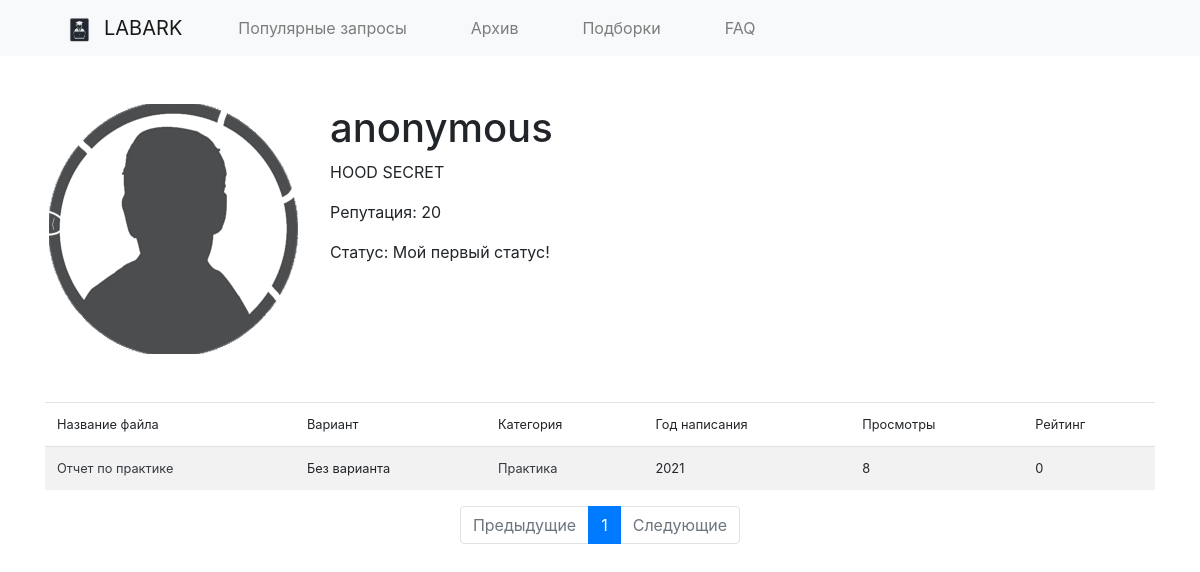
Page /user/8 on the committed database.
### LabArkApp/models.py (models this page shows, shortened)
class Profile(models.Model):
    user = models.OneToOneField(User, on_delete=models.CASCADE)
    reputation = models.IntegerField(default=0)
    uploads = models.IntegerField(default=0)
    userpic = models.ImageField(upload_to="userpics", default="default.png")
    status = models.TextField(max_length=100, default="Мой первый статус!")

class Lab(models.Model):
    name = models.CharField(max_length=50, blank=False)
    course = models.IntegerField()
    variant = models.CharField(default="Без варианта", max_length=20)
    year = models.IntegerField(default=datetime.now().year)
    category = models.ForeignKey(Category, on_delete=models.CASCADE)
    author = models.ForeignKey(User, on_delete=models.CASCADE)
    views = models.IntegerField(default=0)
    upload_time = models.DateTimeField(auto_now_add=True)
    file = models.FileField(upload_to="files")
    rating = models.IntegerField(default=0)
    class Meta:
        ordering = ["-id"]

class Category(models.Model):
    name = models.CharField(max_length=50, blank=False, unique=True)
    downloads = models.IntegerField(default=0)
    def __str__(self):
        return f"{self.name}"

### LabArkApp/views.py (the view)
# urls.py: re_path(r'^user/(?P<pk>\d+?)', LA.get_profile, name="profile_view"),
def get_profile(request, pk):
    user = get_object_or_404(User, id=pk)
    last_labs = Lab.objects.all().filter(author__pk=pk)
    paginator = Paginator(last_labs, 10)
    page = request.GET.get('page_number')
    try:
        labs_object = paginator.get_page(page)
    except PageNotAnInteger:
        labs_object = paginator.get_page(1)
    except EmptyPage:
        labs_object = paginator.get_page(paginator.num_pages)
    return render(request, "profile.html", context={
        'user': user,
        'last_labs': labs_object,
        'page': page
    })

### templates/profile.html (shortened to what this page needs)
{% extends 'base.html' %}
{% block content %}
  <div class="row mt-5">
      <div class="col-12 col-md-3  text-center">
        <img width="250px" height="250px" src="{{ user.profile.userpic.url }}" alt="{{ user.get_username }}" class="img-fluid">
      </div>
      <div class="col-12 col-md-9">
        <h1>{{ user.get_username }}</h1>
        <p>{{ user.first_name }} {{ user.last_name }}</p>
        <p>Репутация: {{ user.profile.reputation }}</p>
        <p>Статус: {{ user.profile.status }}</p>
      </div>
  </div>
  {% if last_labs %}
    <table class="table table-hover table-striped ml-0 col-12 mt-5">
      <thead class="thead-dark">
        <tr>
          <td class="small">Название файла</td>
          <td class="small">Вариант</td>
          <td class="small">Категория</td>
          <td class="small">Год написания</td>
          <td class="small">Просмотры</td>
          <td class="small">Рейтинг</td>
        </tr>
      </thead>
      <tbody>
        {% for x in last_labs%}
            <tr>
              <td class="small"><a href="{% url "details" x.id %}" class="text-dark">{{ x.name }}</a></td>
              <td class="small">{% if x.variant > 0 %} {{ x.variant }} {% else %} Без варианта {% endif %}</td>
              <td class="small"><a href="{% url "category_labs" x.category.id %}" class="text-dark">{{ x.category }}</a></td>
              <td class="small">{{ x.year }}</td>
              <td class="small">{{ x.views }}</td>
              <td class="small">{{ x.rating }}</td>
            </tr>
        {% endfor %}
      </tbody>
    </table>
    {% include "pagination.html" with page_object=last_labs%}
  {% else %}
    <div class="col-12 text-center mt-5">
      <h2>Этот пользователь еще не публиковал записи</h2>
    </div>
  {% endif %}
{% endblock %}

### rows in the picture
Lab: name "Отчет по практике", variant "Без варианта", category "Практика", year "2021", views "8", rating "0"

### other values in the picture
{{ user.get_username }} "anonymous"
{{ user.first_name }} "HOOD"
{{ user.last_name }} "SECRET"
{{ user.profile.reputation }} "20"
{{ user.profile.status }} "Мой первый статус!"
{{ page_object.number }} "1"
